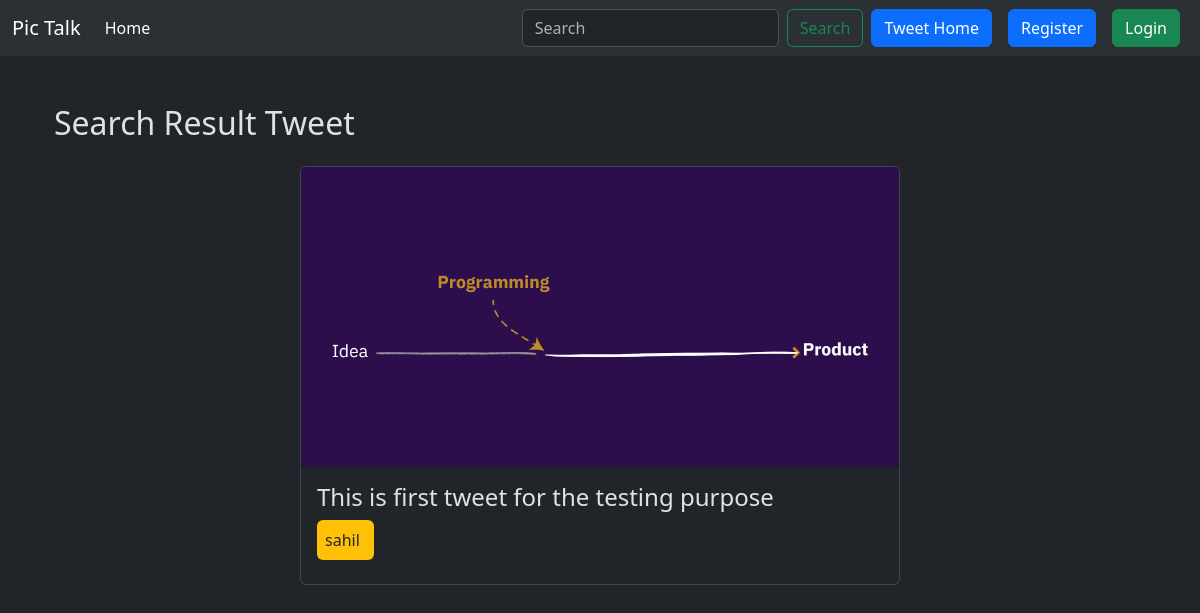
Page /tweet/search/1/result on the committed database.
### tweet/models.py (models this page shows, shortened)
class Tweet(models.Model):
    user = models.ForeignKey(User, on_delete=models.CASCADE)
    text = models.TextField(max_length=240)
    photo = models.ImageField(upload_to='photos/', blank=True, null=True)
    created_at = models.DateTimeField(auto_now_add=True)
    updated_at = models.DateTimeField(auto_now=True)

### tweet/views.py (the view)
# urls.py: path('search/<int:tweet_id>/result', views.search_result, name="search_result")
def search_result(request, tweet_id):
    tweet = get_object_or_404(Tweet, pk=tweet_id)
    return render(request, 'result_page.html', {'tweet': tweet})

### tweet/templates/result_page.html (shortened to what this page needs)
{% extends "layout.html" %}
{% block content %}
<div class="container mt-5">
    <h2 class="mb-4">Search Result Tweet</h2>
    <div class="card" style="width: 100%; max-width: 600px; margin: auto;">
        <img src="{{ tweet.photo.url }}" class="card-img-top" alt="Tweet Image" style="height: 300px; object-fit: cover;">
        <div class="card-body">
            <h4 class="card-text">{{ tweet.text }}</h4>
            <p class="card-title bg-warning text-dark  rounded p-2" style="width: 10%; padding: 5px;">{{ tweet.user.username }}</p>
        </div>
    </div>
</div>
{% endblock %}

### rows in the picture
Tweet: photo (picture), text "This is first tweet for the testing purpose", user.username "sahil"
